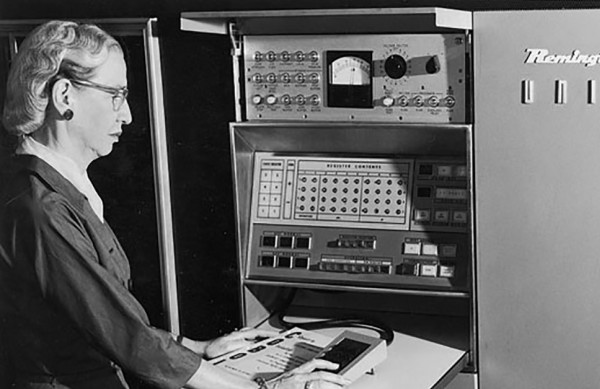
#> input picture filters_and_BoW/grace_hopper.png, 600 x 389 px
$ python feature_detection.py
#> lines starting #> are read from the running program, lines starting #| are printed output that depends on the picture
import os
import cv2
import numpy as np
from scipy import signal
from matplotlib import pyplot as plt
import math


def read_img(path):
#> called with path = './grace_hopper.png'
    return cv2.imread(path, 0)
#> returned value is the input picture: shape (389, 600); min 0, max 255, mean 95.6


def save_img(img, path):
    cv2.imwrite(path,img)
    print(path, "is saved!")

def convolve(image, kernel):
    # Return the convolution result: image * kernel.
    # Input- image: H x W
    #        kernel: h x w
    # Output- convolve: H x W

    if np.shape(kernel)[0] == 1:
        kernel = np.vstack((np.zeros((1,np.shape(kernel)[1])),kernel,np.zeros((1,np.shape(kernel)[1]))))
    if np.shape(kernel)[1] == 1:
        kernel = np.hstack((np.zeros((np.shape(kernel)[0],1)),kernel,np.zeros((np.shape(kernel)[0],1))))
    image_2=signal.convolve2d(image,kernel,mode='same')
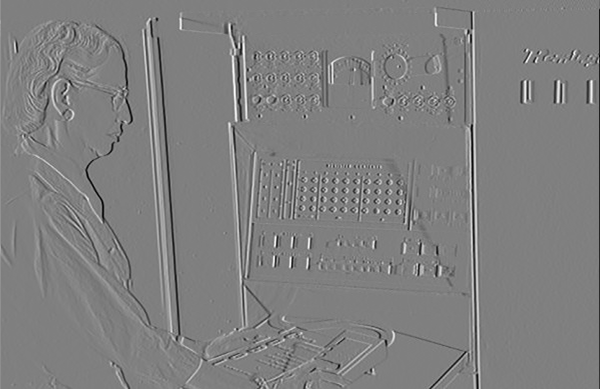
#> image_2: shape (389, 600) float64; min -120, max 119.5, mean 0.1; drawn with min black and max white
    return image_2

def gaussian_2d(x,y,sigma):
    return 1/(2*math.pi*sigma*sigma)*math.exp(-(x*x+y*y)/(2*sigma*sigma))

def harris_corner_detector(image, x_offset=2, y_offset=2, window_size=(5,5)):
    # Given an input image, x_offset, y_offset, and window_size,
    # return an heatmap image where every pixel is the harris
    # corner detector score for that pixel.
    # OR, do this with gradients (think Sobel operator) and
    # the structure tensor.
    # Input- image: H x W
    #        x_offset: a scalar
    #        y_offset: a scalar
    #        window_size: a scalar tuple M, N
    # Output- results: a image of size H x W

    ## Compute Ix, Iy using sobel filter
    kx = 0.5*np.array([[1,0,-1]])
    ky = 0.5*np.array([[1],[0],[-1]])
    Ix, Iy = convolve(image,kx), convolve(image,ky)

    ## Compute guassian filter of window_size
    k_g = np.zeros(window_size)
    sigma = 1
    for i in [(x,y)for x in range(-x_offset,x_offset+1) for y in range(-y_offset,y_offset+1)]:
        k_g[i[0]+x_offset,i[1]+y_offset] = gaussian_2d(i[0],i[1],sigma)

    ## compute component of M
    Ix_2_w, Iy_2_w, Ix_Iy_w = convolve(Ix*Ix,k_g), convolve(Iy*Iy,k_g),convolve(Ix*Iy,k_g)
#> in convolve (call 3), `image_2=signal.convolve2d(image,kernel,mode='same')`:
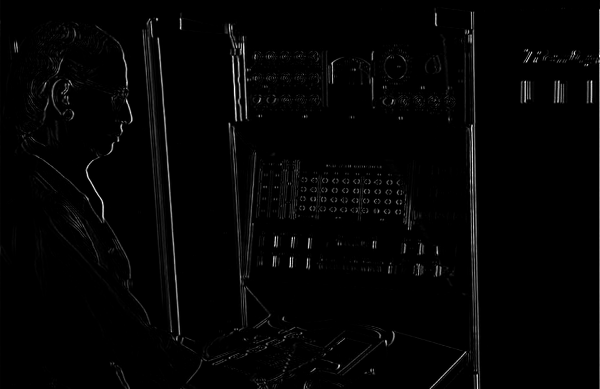
#> image: shape (389, 600) float64; min 0, max 14400, mean 244.6; drawn with min black and max white
#> in convolve (call 4), `image_2=signal.convolve2d(image,kernel,mode='same')`:
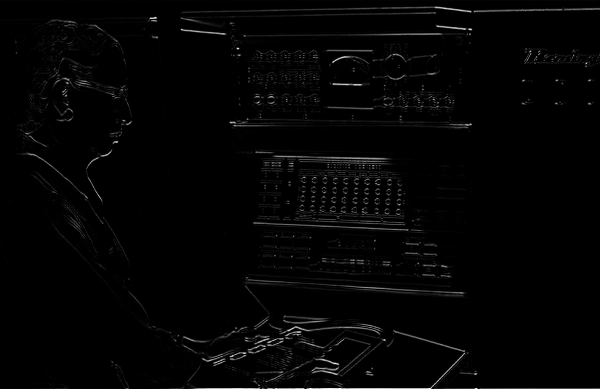
#> image: shape (389, 600) float64; min 0, max 14161, mean 227.8; drawn with min black and max white
#> in convolve (call 5), `image_2=signal.convolve2d(image,kernel,mode='same')`:
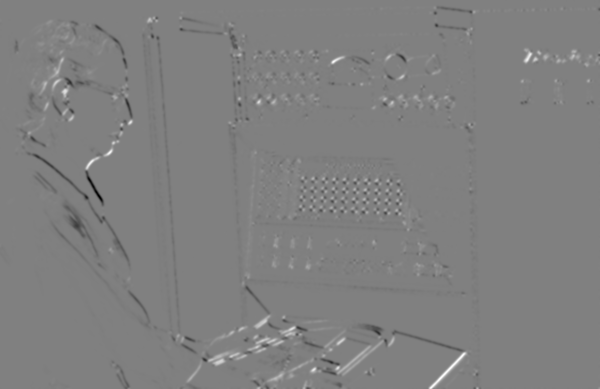
#> image_2: shape (389, 600) float64; min -4131.8, max 4079.3, mean -6.2; drawn with min black and max white
    Ix_2_w, Iy_2_w, Ix_Iy_w = np.reshape(Ix_2_w,-1),np.reshape(Iy_2_w,-1),np.reshape(Ix_Iy_w,-1)

    ## compute M array
    M = np.array([[[Ix_2_w[i],Ix_Iy_w[i]],[Ix_Iy_w[i],Iy_2_w[i]]] for i in range(np.shape(Ix_2_w)[0])])

    ## compute R array
    alpha = 0.04
    R = np.linalg.det(M) - alpha*np.trace(M,axis1=1,axis2=2)*np.trace(M,axis1=1,axis2=2)
    R = np.reshape(R,np.shape(image))
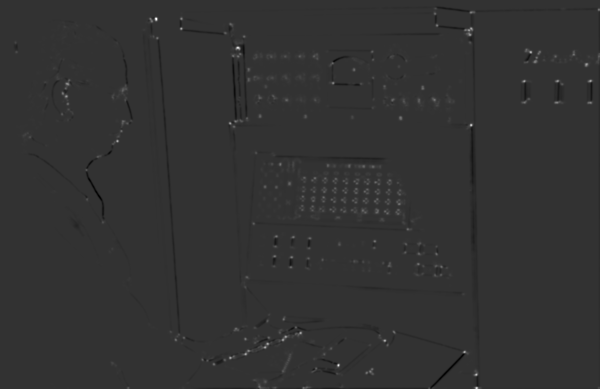
#> R: shape (389, 600) float64; min -2592764.6, max 10492061.3, mean 6620.2; drawn with min black and max white

    #_, R = cv2.threshold(R, 2000 , 255, cv2.THRESH_BINARY)

    plt.figure()
    plt.imshow(R, cmap = plt.cm.hot)
    plt.colorbar()
    plt.show()
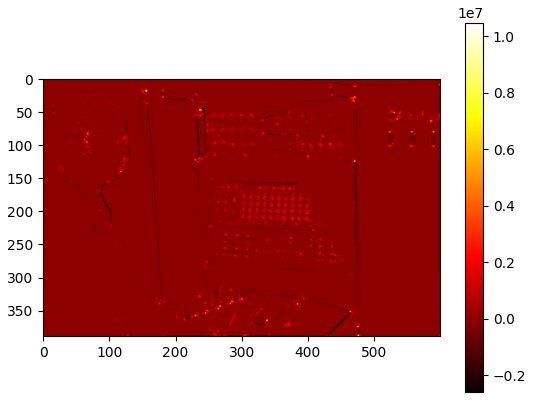
#> figure drawn by matplotlib, 2 panels

    return R


def main():
    # The main function
    ########################
    img = read_img('./grace_hopper.png')

    ##### Feature Detection #####
    if not os.path.exists("./feature_detection"):
        os.makedirs("./feature_detection")

    harris_corner_image = harris_corner_detector(img)
    save_img(harris_corner_image, "./feature_detection/q1.png")
#> in save_img, `cv2.imwrite(path,img)`:
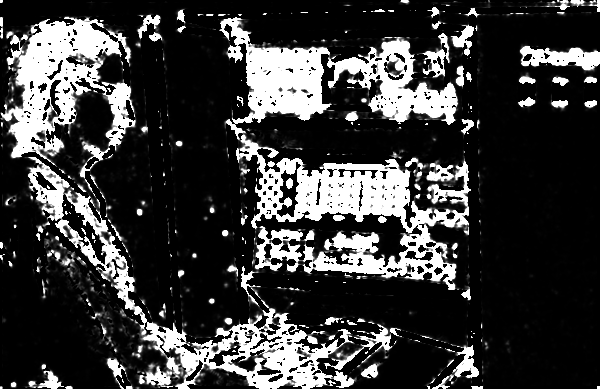
#> saved as q1.png: shape (389, 600); min 0, max 255, mean 59.1


if __name__ == "__main__":
    main()
